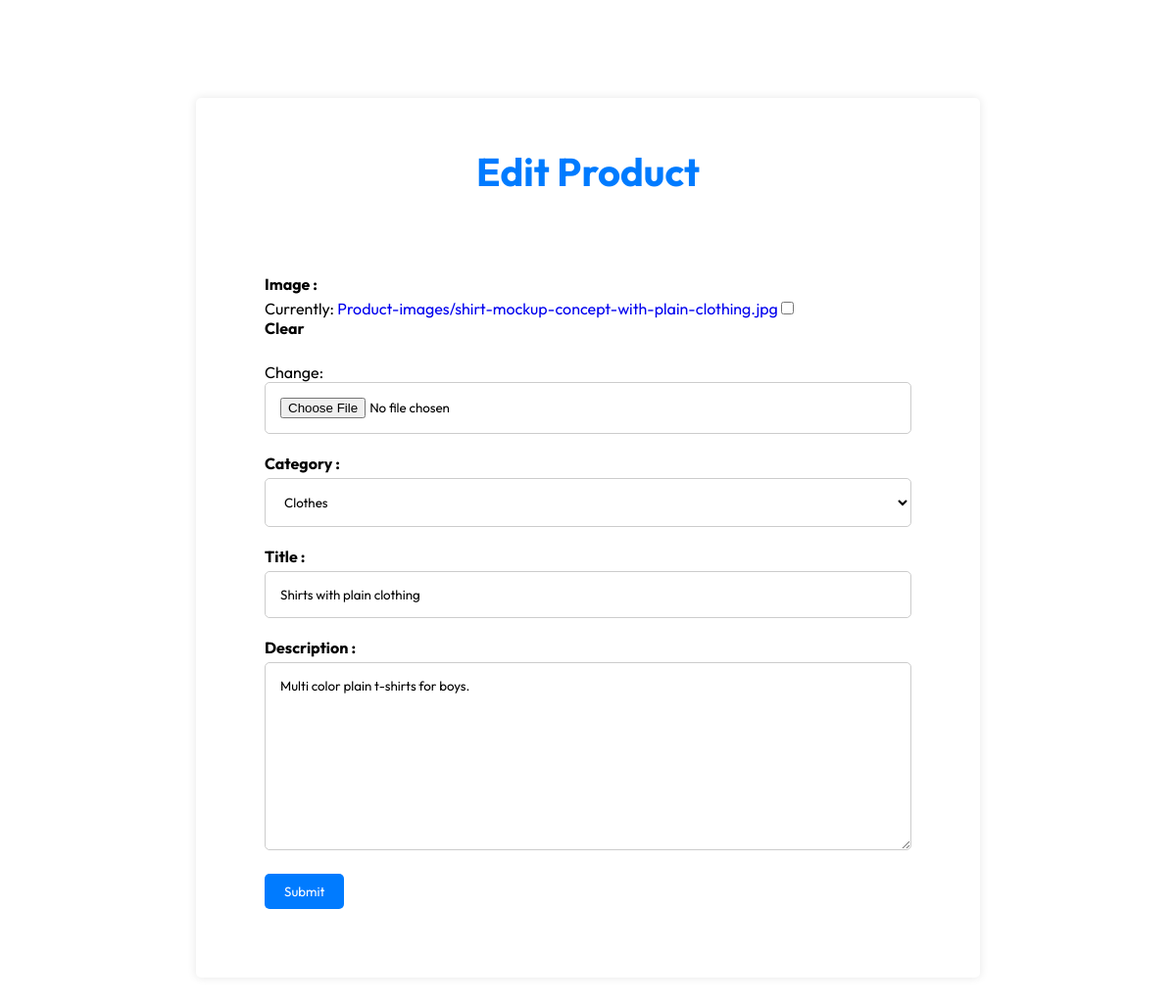
The app's page /edit-product/6/ with its own data.
### Ecommerece/models.py (models this page shows, shortened)
class Product(models.Model):
    host = models.ForeignKey(User,on_delete=models.CASCADE)
    title = models.CharField(max_length=200,default='',blank=True,null=True)
    description = models.TextField(default='',blank=True,null=True)
    image = models.ImageField(upload_to='Product-images/',default='',blank=True,null=True)
    category = models.ForeignKey(Category,on_delete=models.CASCADE,default='')
    published = models.DateTimeField(default='',blank=True,null=True)
    class Meta:
        ordering = ['-published']

### Ecommerece/views.py (the view)
# urls.py: path('edit-product/<str:product_id>/',Edit_Product,name='Edit-Product'),
def Edit_Product(request,product_id):
    page = "Edit-Product"
    product = Product.objects.get(id = product_id)
    if request.method == 'POST':
        form = ProductForm(request.POST,request.FILES,instance=product)
        if form.is_valid():
          form.save()
          return redirect('Home')
    else:
        form = ProductForm(instance=product)
    context = {'form':form,
                'page':page}
    return render(request,'Admin_activity/Add-product.html',context)

### Ecommerece/forms.py
class ProductForm(forms.ModelForm):
    class Meta:
        model = Product
        fields = ['image','category','title','description']

### Ecommerece/models.py (called while the page is built)
    def __str__(self):
        return self.title

### Templates/Admin_activity/Add-product.html (shortened to what this page needs)
{% load static %}
<!DOCTYPE html>
<html lang="en">
<head>
    <link rel="stylesheet" href="{% static 'Style/style.css' %}">
</head>
<body>
    <div class="form-container">
        <h1 class="form-heading">{% if page == 'Edit-Product' %}Edit Product{% else %}Add Product{% endif %}</h1>
        <form  method="post" enctype="multipart/form-data">
            <div class="form-group">
                <label for="image">Image :</label>
                {{form.image}}
            </div>
            <div class="form-group">
                <label for="category">Category :</label>
                {{form.category}}
            </div>
            <div class="form-group">
                <label for="title">Title :</label>
                {{form.title}}
            </div>
            <div class="form-group">
                <label for="description">Description :</label>
                {{form.description}}
            </div>
            {% if page == 'Edit-Product' %}
            <button class="form-btn" name="submit">Submit</button>
            {% else %}
            <button class="form-btn" name="submit">Create</button>
            {% endif %}
        </form>
    </div>
</body>
</html>

### static/Style/style.css (style rules this page uses)
* { padding: 0; margin: 0; box-sizing: border-box; font-family: 'Outfit'; }
a { text-decoration: none; }
.form-container { max-width: 800px; margin: 100px auto; background-color: #fff; padding: 20px; border-radius: 5px; box-shadow: 0 0 10px rgba(0, 0, 0, 0.1); }
.form-heading { font-size: 40px; color: #007bff; text-align: center; margin: 30px 0px; }
form { padding: 50px; }
.form-group { margin-bottom: 20px; }
label { display: block; font-weight: bold; margin-bottom: 5px; }
input[type="text"], input[type="file"], input[type="password"], input[type="email"],select { width: 100%; padding: 15px; border: 1px solid #ccc; border-radius: 5px; outline: none; background-color: #fff; }
.form-btn { background-color: #007bff; color: #fff; padding: 10px 20px; border: none; border-radius: 5px; cursor: pointer; }
textarea { width: 100%; padding: 15px; border: 1px solid #ccc; border-radius: 5px; resize: vertical; outline: none; }

### records on screen
Product: category "Clothes", title "Shirts with plain clothing", description "Multi color plain t-shirts for boys."
